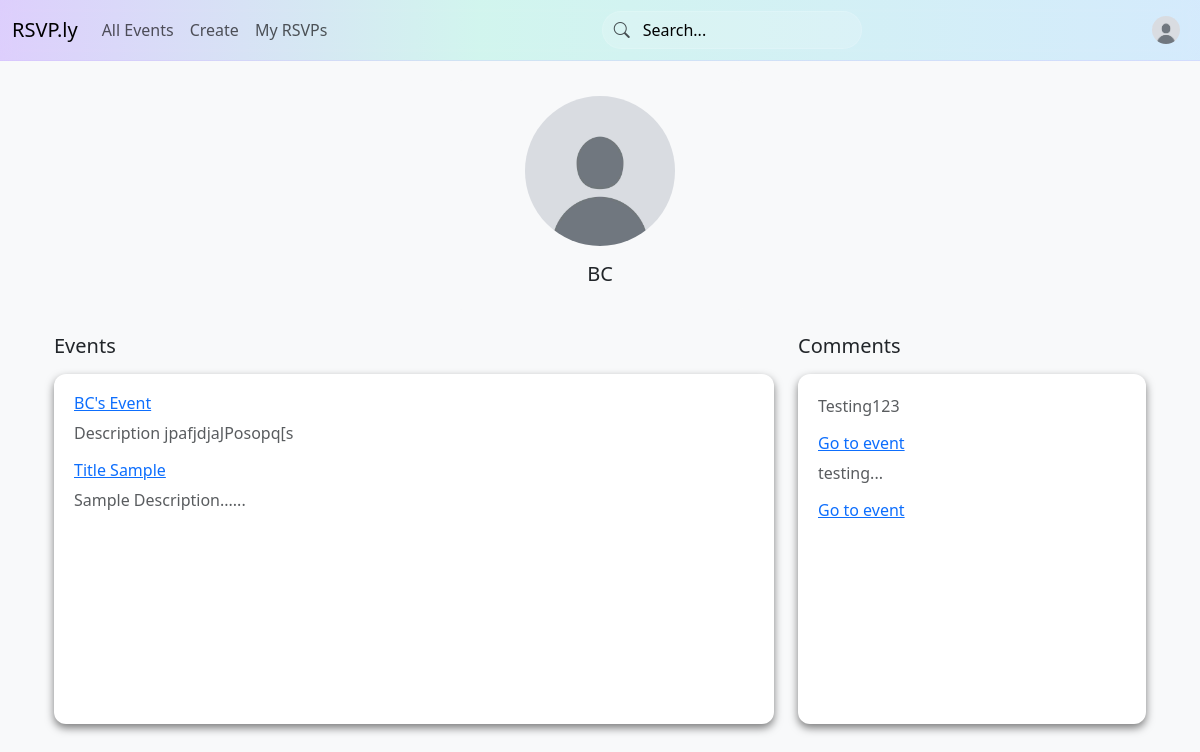
Page /view/BC (signed in) on the committed database.
### app/models.py (models this page shows, shortened)
class TimestampMixin:
    created_at: Mapped[datetime] = mapped_column(
        DateTime(timezone=True), server_default=func.now(), nullable=False
    )
    updated_at: Mapped[datetime] = mapped_column(
        DateTime(timezone=True), server_default=func.now(),
        onupdate=func.now(), nullable=False
    )

class User(db.Model, UserMixin, TimestampMixin):
    __tablename__ = "users"
    id: Mapped[int] = mapped_column(primary_key=True)
    email: Mapped[str] = mapped_column(String(255), unique=True, nullable=False)
    username: Mapped[str | None] = mapped_column(String(50), unique=True)
    full_name: Mapped[str | None] = mapped_column(String(255))
    avatar_url: Mapped[str | None] = mapped_column(Text)
    password_hash: Mapped[str] = mapped_column(String(255), nullable=False)
    is_admin: Mapped[bool] = mapped_column(Boolean, server_default=text("false"), nullable=False)
    is_banned: Mapped[bool] = mapped_column(Boolean, server_default=text("false"), nullable=False)
    organized_events: Mapped[list["Event"]] = relationship(
        back_populates="organizer", cascade="all, delete-orphan"
    )
    rsvps: Mapped[list["Rsvp"]] = relationship(back_populates="user", cascade="all, delete-orphan")
    comments: Mapped[list["EventComment"]] = relationship(
        back_populates="user", cascade="all, delete-orphan"
    )
    ratings: Mapped[list["Rating"]] = relationship(
        back_populates="user", cascade="all, delete-orphan"
    )

class Event(db.Model, TimestampMixin):
    __tablename__ = "events"
    __table_args__ = (
        CheckConstraint("ends_at > starts_at", name="chk_event_time"),
        Index("idx_events_starts_at", "starts_at"),
        Index("idx_events_organizer", "organizer_id"),
    )
    id: Mapped[int] = mapped_column(primary_key=True)
    title: Mapped[str] = mapped_column(String(255), nullable=False)
    description: Mapped[str | None] = mapped_column(Text)
    wishlist: Mapped[str | None] = mapped_column(Text)
    starts_at: Mapped[datetime] = mapped_column(DateTime(timezone=True), nullable=False)
    ends_at: Mapped[datetime] = mapped_column(DateTime(timezone=True), nullable=False)
    capacity: Mapped[int | None] = mapped_column(Integer)  # NULL = unlimited
    is_public: Mapped[bool] = mapped_column(Boolean, server_default=text("true"), nullable=False)
    address_line1: Mapped[str | None] = mapped_column(String(255))
    address_line2: Mapped[str | None] = mapped_column(String(255))
    organizer_id: Mapped[int] = mapped_column(
        ForeignKey("users.id", ondelete="RESTRICT"), nullable=False
    )
    organizer: Mapped[User] = relationship(back_populates="organized_events")
    categories: Mapped[list[Category]] = relationship(
        secondary=event_categories, back_populates="events"
    )
    rsvps: Mapped[list["Rsvp"]] = relationship(
        back_populates="event", cascade="all, delete-orphan"
    )
    comments: Mapped[list["EventComment"]] = relationship(
        back_populates="event", cascade="all, delete-orphan"
    )
    ratings: Mapped[list["Rating"]] = relationship(
        back_populates="event", cascade="all, delete-orphan"
    )
    @hybrid_property
    def seats_taken(self) -> int:
        """Counts the number of occupied seats (1 per going RSVP + guests)."""
        return sum(
            (1 + r.guests_count) for r in self.rsvps if r.status == RsvpStatus.going
        )

class EventComment(db.Model):
    __tablename__ = "event_comments"
    id: Mapped[int] = mapped_column(primary_key=True)
    event_id: Mapped[int] = mapped_column(ForeignKey("events.id", ondelete="CASCADE"), nullable=False)
    user_id: Mapped[int] = mapped_column(ForeignKey("users.id", ondelete="CASCADE"), nullable=False)
    body: Mapped[str] = mapped_column(Text, nullable=False)
    created_at: Mapped[datetime] = mapped_column(DateTime(timezone=True), server_default=func.now(), nullable=False)
    event: Mapped[Event] = relationship(back_populates="comments")
    user: Mapped[User] = relationship(back_populates="comments")

### app/routes.py (the view)
@myapp_obj.route('/view/<string:username>')
def view_profile(username):
    user = User.query.filter_by(username=username).first()
    if not user:
        flash("User not found.", 'error')
    return render_template("user.html", user=user)

### app/models.py (called while the page is built)
@login_manager.user_loader
def load_user(user_id):
        return User.query.get(int(user_id))

### app/routes.py (called while the page is built, shortened)
@myapp_obj.before_request
def default_admin():
    global admin_initialized
    if admin_initialized:
        return

### app/templates/user.html (shortened to what this page needs)
{% extends "layout.html" %}
{% block content %}
<div class="container">
  <div class="d-flex justify-content-center mb-4">
    <div class="card text-center" style="width: 18rem; border: none; outline: none; background-color: var(--bs-tertiary-bg);">
      <img src="/static/images/default_pfp.jpg" class="card-img-top rounded-circle mx-auto mt-3" alt="Profile Picture" style="width: 150px; height: 150px; object-fit: cover;">
      <div class="card-body">
                {% if user %}
                <h5 class="card-title">{{user.username}}</h5>
                {% else %}
                <h5 class="card-title">User not found.</h5>
                {% endif %}
      </div>
    </div>
  </div>
    {% if user %}
  <div class="row">
        <div class="col-md-8 mb-3">
            <h5 class="mb-3">Events</h5>
                <div class="scrollable-container">
                    {% for event in user.organized_events %}
                        <h6><a href = "/event/{{event.id}}">{{event.title}}</a></h6>
                        <p class="text-muted">
                            {{event.description}}
                        </p>
                        {% else %}
                        <p>
                            <h6>No events found.</h6>
                        </p>
                    {% endfor %}
                </div>
        </div>
        <div class="col-md-4 mb-3">
            <h5 class="mb-3">Comments</h5>
                <div class="scrollable-container">
                    {% for comment in user.comments %}
                        <p class="text-muted">
                            {{comment.body}}
                        </p>
                        <h6><a href = "/event/{{comment.event_id}}">Go to event<a></h6>
                        {% else %}
                        <p>
                            <h6>No comments found.</h6>
                        </p>
                    {% endfor %}
                </div>
        </div>
  </div>
</div>
{% endif %}
{% endblock %}

### app/templates/user.html (style rules this page uses)
html, body { background-color: var(--bs-tertiary-bg); }
.scrollable-container { background-color: var(--bs-body-bg); padding: 20px; border-radius: 12px; box-shadow: 0 4px 8px rgba(0, 0, 0, 0.5); height: 350px; overflow-y: auto; }

### rows in the picture
User: username "BC"
Event: title "BC's Event", description "Description jpafjdjaJPosopq[s"
Event: title "Title Sample", description "Sample Description......"
EventComment: body "Testing123"
EventComment: body "testing..."
